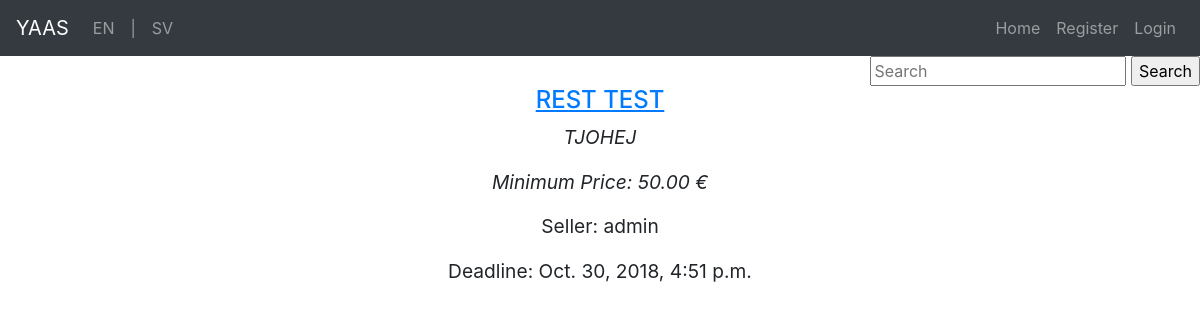
Before: / with the older database file.
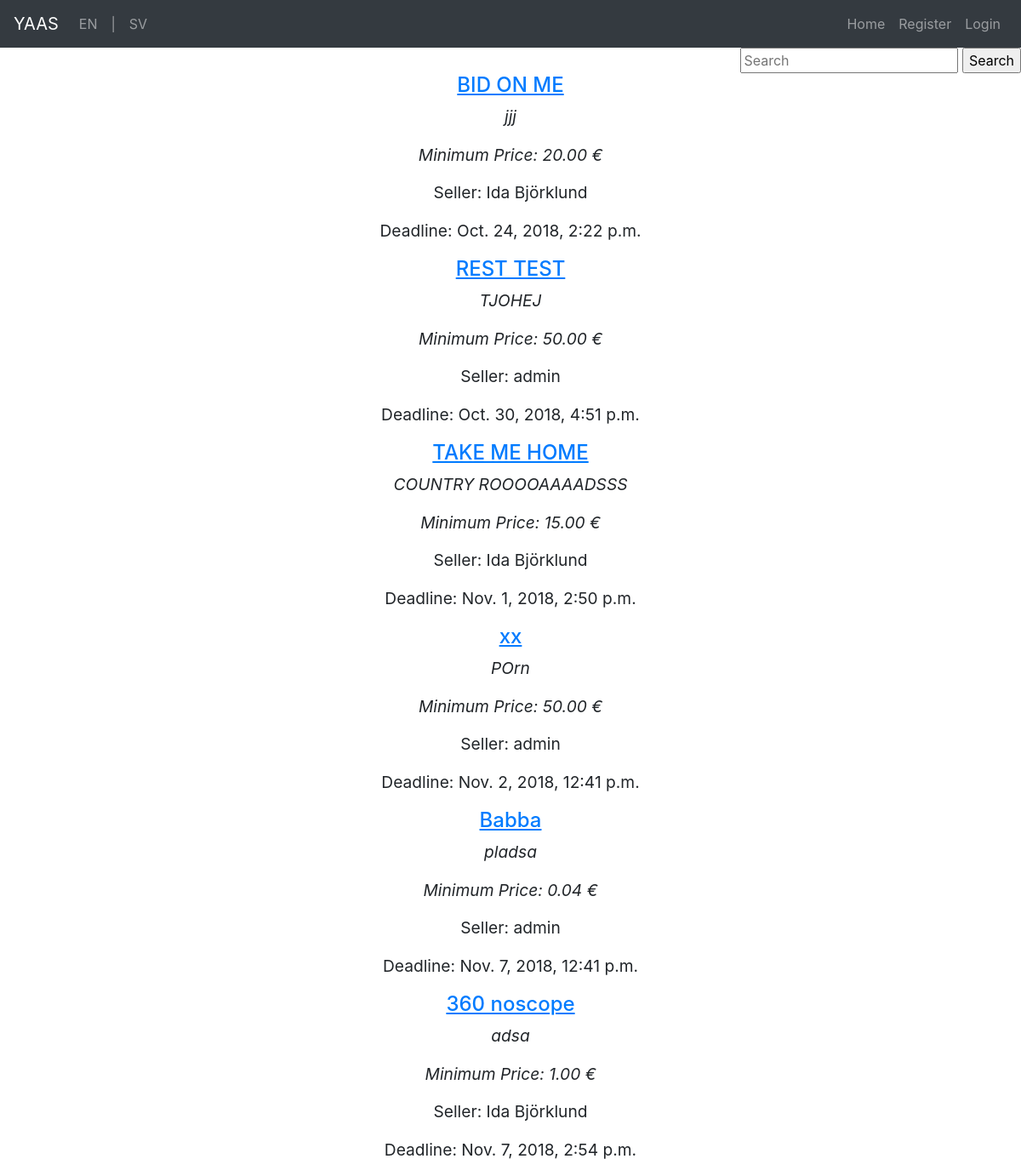
After: the same page with the newer database file.
### Auctions/models.py (models this page shows, shortened)
class Auction(models.Model):
    STATUS_BANNED = 1
    STATUS_ACTIVE = 2
    STATUS_DUE = 3
    STATUS_CHOICES = ((STATUS_BANNED, 'Banned'),
                      (STATUS_ACTIVE, 'Active'),
                      (STATUS_DUE, 'Due'))
    title = models.CharField(max_length=150)
    description = models.TextField()
    min_price = models.DecimalField(max_digits=9, decimal_places=2)
    deadline = models.DateTimeField(auto_now_add=False, auto_now=False)
    seller = models.ForeignKey(User, null=False, blank=False, on_delete=models.CASCADE, related_name='created_by')
    status = models.IntegerField(choices=STATUS_CHOICES, default=STATUS_ACTIVE)
    winning_bid = models.ForeignKey('Bid', null=True, on_delete=models.CASCADE, related_name='winning_bid')
    version = ConditionalVersionField('winning_bid')  # Handle concurrency
    class Meta:
        ordering = ['deadline']

### YAAS_App/views.py (the view)
# urls.py: path('', index, name="index"),
def index(request):
    auctions = Auction.objects.all().filter(deadline__gte=timezone.now(), status=Auction.STATUS_ACTIVE)
    return render(request, "index.html", {'auctions': auctions})

### YAAS_App/templates/index.html (shortened to what this page needs)
{% extends "base.html" %}
{% load static %}
{% load i18n %}
{% block head %}
    <link rel="stylesheet" type="text/css" href="{% static 'css/main.css' %}" />
{% endblock %}
{% block content %}
    <form class="search" action="{% url "search" %}" method="get">
    <div id="search">
        <input class="search" type="text" placeholder="{% trans "Search" %}" name="q" />
        <input class="search" type="submit" value="{% trans "Search" %}" />
        </div>
    </form>
    {% for auction in auctions %}
        <a href="{% url "auction_view" auction_id=auction.id %}"><h4><u>{{ auction.title }}</u></h4></a>
        <p class="center"><i>{{ auction.description }}</i></p>
        <p class="center"><i>{% trans "Minimum Price" %}: {{ auction.min_price }} €</i></p>
        {% if auction.seller.get_full_name %}
            <p class="center">{% trans "Seller" %}: {{ auction.seller.get_full_name }}</p>
            {% else %}
            <p class="center">{% trans "Seller" %}: {{ auction.seller }}</p>
        {% endif %}
        <p class="center">{% trans "Deadline" %}: {{ auction.deadline }}</p>
        {% empty %}
            <h4>{% trans "No Auctions matching the criteria!" %}</h4>
    {% endfor %}
{% endblock %}

### YAAS_App/templates/base.html (shortened to what this page needs)
{% load i18n %}
<!DOCTYPE HTML>
<html lang="en">
<head>
    {% load bootstrap4 %}
    {% bootstrap_css %}
    {% block head %}
    {% endblock %}
</head>
<body>
    <nav class="navbar navbar-expand-sm navbar-dark bg-dark">
        <a href="{% url "index" %}" class="navbar-brand">YAAS</a>
        <ul class="navbar-nav ml-auto">
            <li class="nav-item"><a href="{% url "set_language" lang=1 %}" class="nav-link">EN</a></li>
            <li class="nav-item"><a href="" class="nav-link">|</a></li>
            <li class="nav-item"><a href="{% url "set_language" lang=2 %}" class="nav-link">SV</a></li>
        </ul>
        <div class="collapse navbar-collapse" id="navbarMenu">
            <ul class="navbar-nav ml-auto">
                <li class="nav-item"><a href="{% url "index" %}" class="nav-link">{% trans "Home" %}</a></li>
                {% if not user.is_authenticated %}
                    <li class="nav-item"><a href="{% url "register" %}" class="nav-link">{% trans "Register" %}</a></li>
                    <li class="nav-item"><a href="{% url "login_user" %}" class="nav-link">{% trans "Login" %}</a></li>
                {% endif %}
            </ul>
        </div>
    </nav>
    {% block content %}
    {% endblock %}
</body>
</html>

### static/css/main.css (style rules this page uses)
h1,h2, h4, p.center { text-align:center; }
p { font-size: larger; }
form.search { overflow: hidden; }
#search { float: right; clear: both; }

Changed rows visible on the page:
added Auction: title "BID ON ME", description "jjj", min_price "20.00", seller.get_full_name "Ida Björklund", deadline "Oct. 24, 2018, 2:22 p.m."
added Auction: title "TAKE ME HOME", description "COUNTRY ROOOOAAAADSSS", min_price "15.00", seller.get_full_name "Ida Björklund", deadline "Nov. 1, 2018, 2:50 p.m."
added Auction: title "xx", description "POrn", min_price "50.00", seller "admin", deadline "Nov. 2, 2018, 12:41 p.m."
added Auction: title "Babba", description "pladsa", min_price "0.04", seller "admin", deadline "Nov. 7, 2018, 12:41 p.m."
added Auction: title "360 noscope", description "adsa", min_price "1.00", seller.get_full_name "Ida Björklund", deadline "Nov. 7, 2018, 2:54 p.m."
